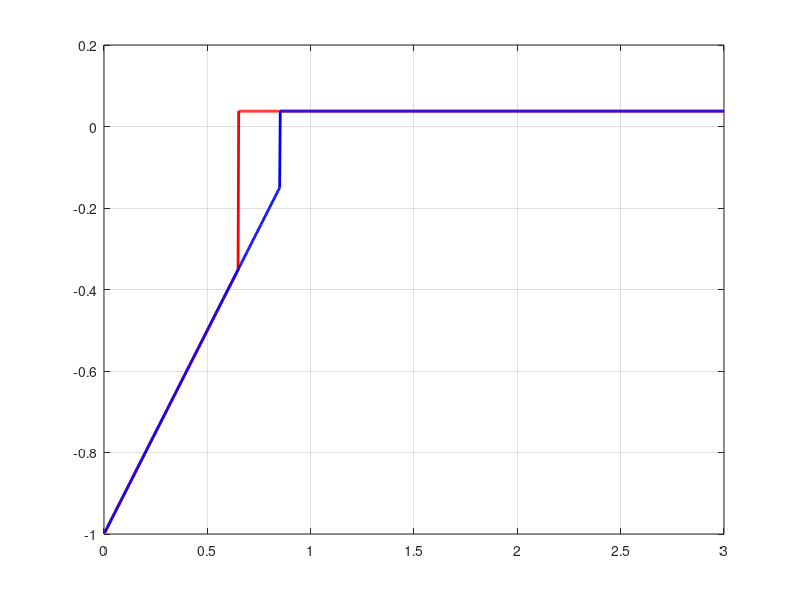

Write MATLAB code to recreate this figure.
   clear all
   clc
S0 = 1.0;   
   
B_up4 = S0 *0.85;
B_down= S0 *0.65;
alpha = 0.0377; %% 3.77% return
N_x_node=1000 ;
N_t_node=1000 ;
x_ini = 0;
x_term = 3;
t_ini = 0;
t_term = 1;

    h_x = (x_term-x_ini)/(N_x_node - 1) ; %% This is the distance between the nodes. We assume equi-distance.
    h_t = (t_term-t_ini)/(N_t_node - 1) ; %% This is the distance between the nodes. We assume equi-distance.

    x = linspace(x_ini + h_x,x_term,N_x_node-1); %% Set the subintervals(partition points) of open ball (0 + h(j),1 - h(j)) according to the number of nodes.
    t = linspace(t_ini, t_term, N_t_node); 
    
    Init_cond_KI = zeros(N_x_node-1,1);
    Init_cond_NOKI= zeros(N_x_node-1,1);
    
    for i = 1:N_x_node-1
        
        if x(i) >= B_down
        
            Init_cond_NOKI(i) = alpha * S0;
               
        elseif x(i)< B_down
            
            Init_cond_NOKI(i) = x(i) - S0 ;
            
        end
        
    end
    
     for i = 1:N_x_node-1
        
        if x(i) >= B_up4
        
            Init_cond_KI(i) = alpha * S0;
               
        elseif x(i)< B_up4
            
            Init_cond_KI(i) = x(i) - S0;
            
        end
        
    end
    plot(x,Init_cond_NOKI,'r-','LineWidth',2)
    hold on
    
    plot(x,Init_cond_KI,'b-','LineWidth',2)
    
    grid on